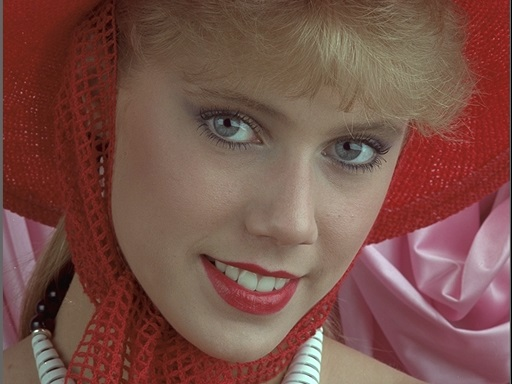
#> input picture I04.jpg, 512 x 384 px
$ python KT1_XLA.py
#> lines starting #> are read from the running program, lines starting #| are printed output that depends on the picture; after the words box and inside, x2 and y2 are one past the last pixel; in counts of white or black regions, pixels touching at a corner belong together
import cv2

I = cv2.imread("I04.jpg")
#> I is the input picture: shape (384, 512, 3); mean B, G, R 72.7, 80.9, 121.3
# 2. Hien thi kenh B cua anh
cv2.imshow("anh I", I[:, :, 0])
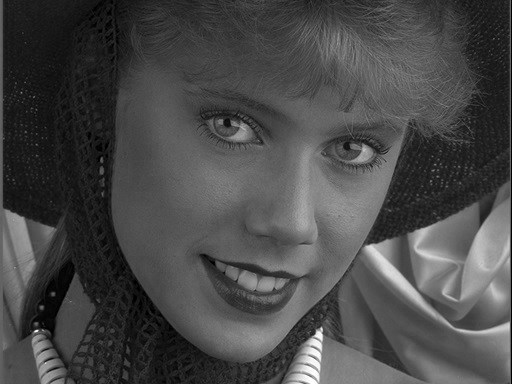
#> window 'anh I': shape (384, 512); min 0, max 255, mean 72.7

# 3. gia tri mau tai toa do y = 10, x=35
print("R = ", I[10][35][2])
#| R =  115
print("G = ", I[10][35][1])
#| G =  35
print("B = ", I[10][35][0])
#| B =  28

# 3. resize anh
It = cv2.resize(I, (I.shape[0]//1, I.shape[1]//3))
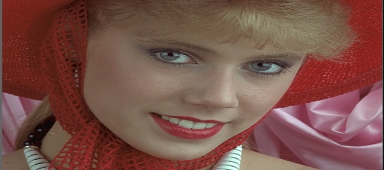
#> It: shape (170, 384, 3); mean B, G, R 72.5, 80.8, 121.2
cv2.imshow("anh resize", It)

# 4. Thay đổi độ rộng của I thành 400 pixel nhưng bảo toàn tỉ lệ của ảnh gốc được ảnh It. Hiển thị It.
h = I.shape[0]
#> h = 384
w = I.shape[1]
#> w = 512
print("Giá trị độ rộng: ",h)
#| Giá trị độ rộng:  384
print("Giá trị độ cao: ",w)
#| Giá trị độ cao:  512
print("kich thuoc anh (wxh): {}x{}".format(h, w))
#| kich thuoc anh (wxh): 384x512

h_new = 400
w_new = (h * 400)//w
#> w_new = 300
It_1 = cv2.resize(I, (h_new, w_new))
print("kich thuoc anh It_1:{}x{}".format(It_1.shape[0], It_1.shape[1]))
#| kich thuoc anh It_1:300x400
cv2.imshow("It_1", It_1)

# 5. chuyen anh gray
def toGray(I):
    Ig=0.11*I[:,:,2]+0.5*I[:,:,1]+0.39*I[:,:,0]
    Ig=Ig.astype(dtype='uint8')
    return Ig
Ig = toGray(I)
cv2.imshow("Ig gray", Ig)

# 6. Chuyển ảnh Ig sang ảnh nhị phân Ib với ngưỡng Otsu. Hiển thị giá trị ngưỡng Otsu tính được và hiển thị ảnh Ib.
ret, Ib = cv2.threshold(Ig, 0, 255, cv2.THRESH_OTSU)
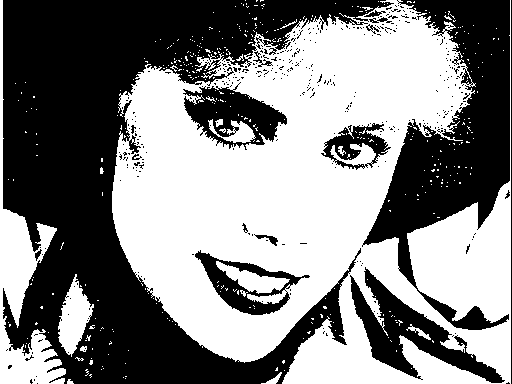
#> Ib: shape (384, 512); 51.7% white; 374 black regions (357 under 20 px), largest, box (x1, y1, x2, y2) and area: (3, 0, 394, 384) 61173, (362, 0, 510, 330) 19580, (350, 267, 505, 383) 5343
#> ret = 80
print("nguong:", ret)
#| nguong: 80.0
# cv2.imshow("Img binary", Ib)

# 7.  Chuyển đổi ảnh I sang biểu diễn mầu HSV được ảnh Ihsv. Hiển thị kênh V của ảnh Ihsv.
Ihsv = cv2.cvtColor(I, cv2.COLOR_BGR2HSV)
#> Ihsv: shape (384, 512, 3); mean H, S, V 37.4, 113.6, 121.6
cv2.imshow("Kenh V cua anh", Ihsv[:, :, 2])
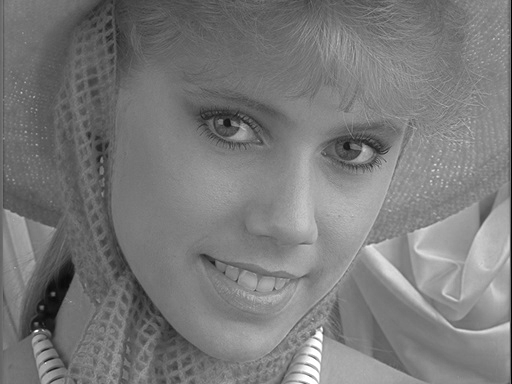
#> window 'Kenh V cua anh': shape (384, 512); min 0, max 255, mean 121.6

# 8. Hiển thị giá trị mức sáng của kênh V của ảnh Ihsv tại pixel có tọa độ dòng y=10, cột x=35 (tọa độ dòng, cột tính từ 0).
print("Gia tri muc sang:", Ihsv[10,35,2])
#| Gia tri muc sang: 115

# 9 Chuyển đổi kênh S của ảnh Ihsv thành ảnh nhị phân bằng phương pháp Otsu và được ảnh Is. Hiển thị Is.
ret_1, Is = cv2.threshold(Ihsv[:, :, 1], 0, 255, cv2.THRESH_OTSU)
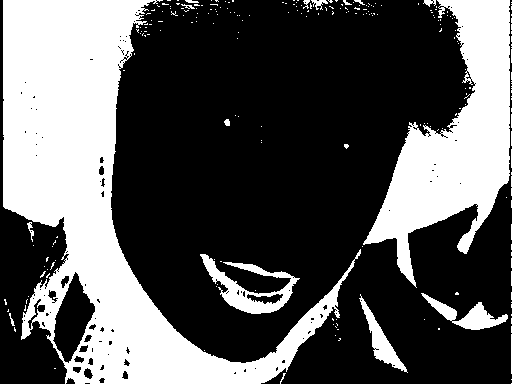
#> Is: shape (384, 512); 34.1% white; 238 white regions (222 under 20 px), largest, box (x1, y1, x2, y2) and area: (3, 0, 361, 384) 44064, (363, 0, 510, 288) 17981, (200, 254, 300, 314) 1947
#> ret_1 = 129
print("nguong:", ret_1)
#| nguong: 129.0
cv2.imshow("Img binary", Is)

# 10. Gán kênh S của Ihsv là ma trận ảnh Is ở câu 8. Biến đổi ngược ảnh Ihsv về biểu diễn mầu BGR được ảnh
Ihsv[:, :, 1] = Is
#> Ihsv: shape (384, 512, 3); mean H, S, V 37.4, 87.1, 121.6
I2 = cv2.cvtColor(Ihsv, cv2.COLOR_HSV2BGR)
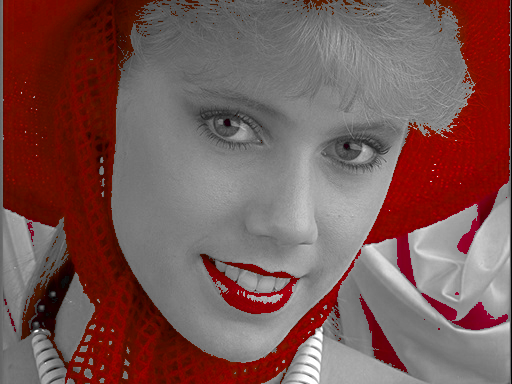
#> I2: shape (384, 512, 3); mean B, G, R 85.4, 87.7, 121.6
cv2.imshow("I2", I2)

cv2.waitKey(0)

$ run again, with 3.jpg copied over I04.jpg
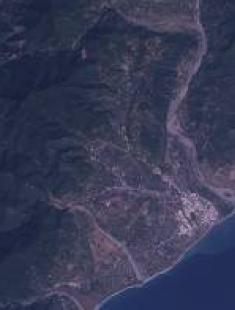
#> input picture 3.jpg, 235 x 310 px
#> I is the input picture: shape (310, 235, 3); mean B, G, R 85.3, 58.8, 55.6
#| R =  29
#| G =  36
#| B =  62
#| Giá trị độ rộng:  310
#| Giá trị độ cao:  235
#| kich thuoc anh (wxh): 310x235
#| kich thuoc anh It_1:527x400
#> `ret, Ib = cv2.threshold(Ig, 0, 255, cv2.THRESH_OTSU)`:
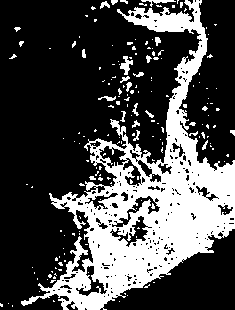
#> Ib: shape (310, 235); 29.3% white; 180 white regions (158 under 20 px), largest, box (x1, y1, x2, y2) and area: (21, 0, 235, 310) 19713, (120, 56, 133, 75) 120, (141, 0, 176, 7) 83
#> ret = 74
#| nguong: 74.0
#| Gia tri muc sang: 62
#> Is: shape (310, 235); 50.7% white; 79 black regions (64 under 20 px), largest, box (x1, y1, x2, y2) and area: (21, 0, 235, 310) 34817, (201, 93, 235, 114) 253, (66, 32, 84, 49) 149
#> ret_1 = 96
#| nguong: 96.0
#> `I2 = cv2.cvtColor(Ihsv, cv2.COLOR_HSV2BGR)`:
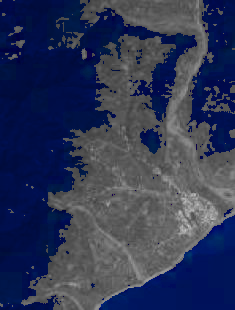
#> I2: shape (310, 235, 3); mean B, G, R 85.3, 55.3, 47.1
